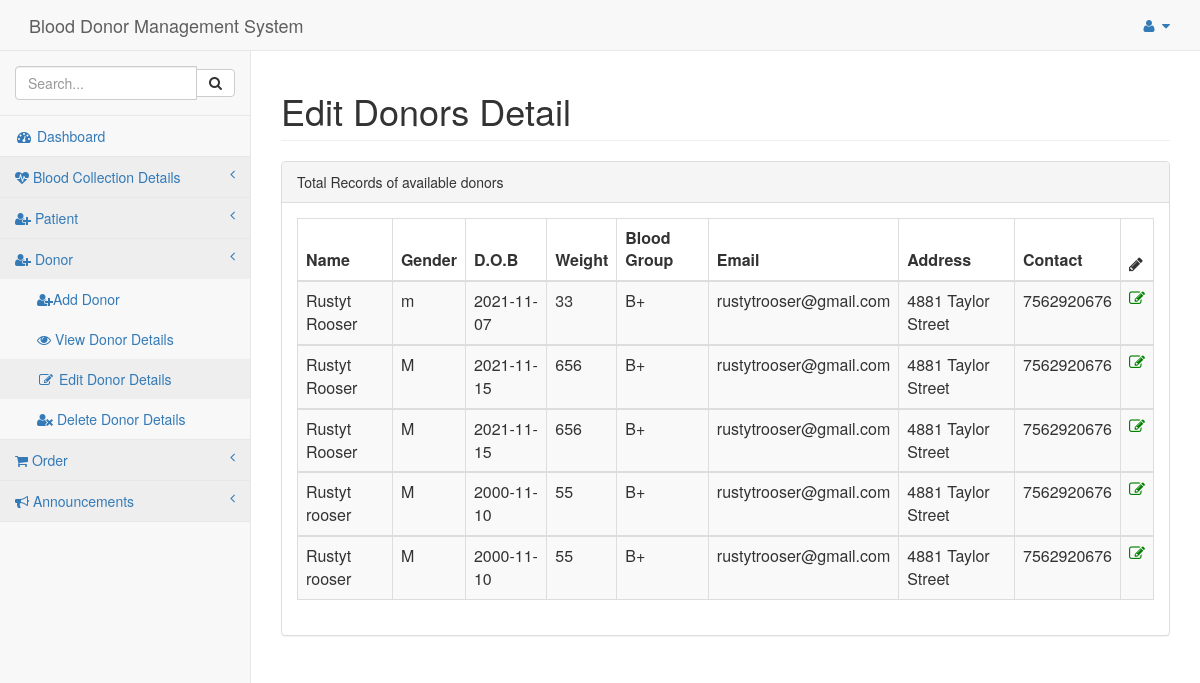
Page /pages/editview.php on the committed database.
### tables this page shows
CREATE TABLE `donor` (
  `id` int NOT NULL AUTO_INCREMENT,
  `name` varchar(20) NOT NULL,
  `guardiansname` varchar(20) NOT NULL,
  `gender` varchar(20) NOT NULL,
  `dob` date NOT NULL,
  `weight` int NOT NULL,
  `bloodgroup` varchar(3) NOT NULL,
  `email` varchar(55) DEFAULT NULL,
  `address` varchar(20) NOT NULL,
  `contact` varchar(10) NOT NULL,
  `username` varchar(20) NOT NULL,
  `password` varchar(20) NOT NULL,
  PRIMARY KEY (`id`)
);

### pages/editview.php (the view, shortened to what this page needs)
<html>
<head>
<link href="../vendor/bootstrap/css/bootstrap.min.css" rel="stylesheet">
<link href="../vendor/metisMenu/metisMenu.min.css" rel="stylesheet">
<link href="../dist/css/sb-admin-2.css" rel="stylesheet">
<link href="../vendor/font-awesome/css/font-awesome.min.css" rel="stylesheet" type="text/css">
<link rel="stylesheet" href="../icofont/icofont.min.css">
</head>
<body>
<div id="wrapper">
<?php include 'includes/nav.php'?>
<div id="page-wrapper">
<div class="container-fluid">
<div class="row">
<div class=".col-lg-12">
               <h1 class="page-header">Edit Donors Detail</h1>
                </div>
  </div>
				<div class="row">
                        <div class=".col-lg-12">
                            <div class="panel panel-default">
                                <div class="panel-heading">
                                    Total Records of available donors
                                </div>
								 <div class="panel-body">
                                    <div class="table-responsive">
									<table class="table table-striped table-bordered table-hover" id="dataTables-example">
									<?php
						include "dbconnect.php";
						$qry="select * from donor";
						$result=mysqli_query($conn,$qry);
						echo"
						<thead>
						<tr>
							<th>Name</th>
							<th>Gender</th>
							<th>D.O.B</th>
							<th>Weight</th>
							<th>Blood Group</th>
							<th>Email</th>
							<th>Address</th>
							<th>Contact</th>
							<th><i class='fa fa-pencil'></i></th>
						</tr>
						</thead>";
						while($row=mysqli_fetch_array($result)){
						  echo"<tbody>
						  <tr>
						  <td>".$row['name']."</td>
						  <td>".$row['gender']."</td>
						  <td>".$row['dob']."</td>
						  <td>".$row['weight']."</td>
						  <td>".$row['bloodgroup']."</td>
						  <td>".$row['email']."</td>
						  <td>".$row['address']."</td>
						  <td>".$row['contact']."</td>
						  <td><a href='editform.php?email=".$row['email']."'><i class='fa fa-edit' style='color:green'></i></a></td>
						</tr>
						</tbody>";
						}
						?>
						</table>
				</div>
				</div>
		</div>
		</div>
		</div>
		</div>
		</div>
</div>
</body>
</html>

### rows in the picture
donor: name "Rustyt Rooser", gender "m", dob "2021-11-07", weight "33", bloodgroup "B+", email "rustytrooser@gmail.com", address "4881 Taylor Street", contact "7562920676"
donor: name "Rustyt Rooser", gender "M", dob "2021-11-15", weight "656", bloodgroup "B+", email "rustytrooser@gmail.com", address "4881 Taylor Street", contact "7562920676"
donor: name "Rustyt Rooser", gender "M", dob "2021-11-15", weight "656", bloodgroup "B+", email "rustytrooser@gmail.com", address "4881 Taylor Street", contact "7562920676"
donor: name "Rustyt rooser", gender "M", dob "2000-11-10", weight "55", bloodgroup "B+", email "rustytrooser@gmail.com", address "4881 Taylor Street", contact "7562920676"
donor: name "Rustyt rooser", gender "M", dob "2000-11-10", weight "55", bloodgroup "B+", email "rustytrooser@gmail.com", address "4881 Taylor Street", contact "7562920676"
